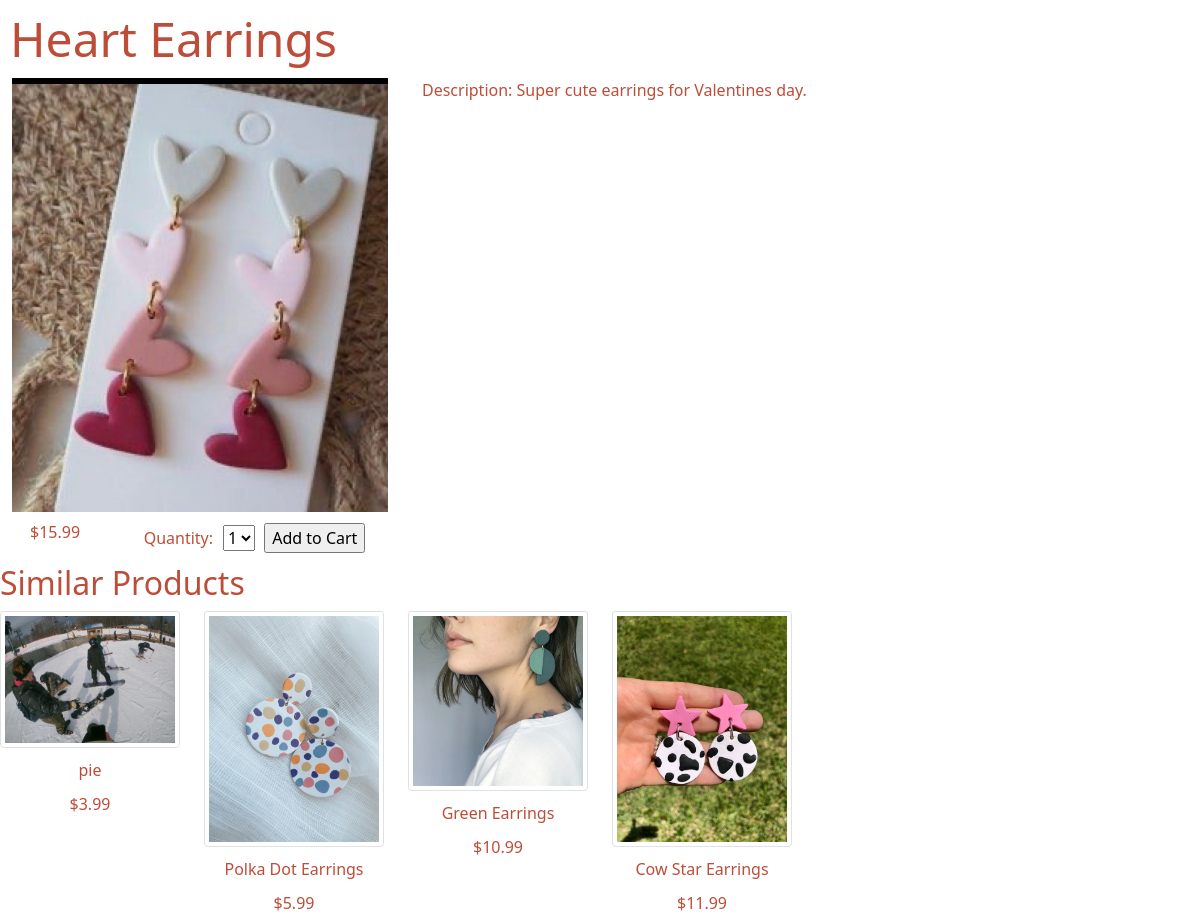
The page /show/product/22 on the database its author committed.
### store/models.py (models this page shows)
class Product(models.Model):
    name = models.CharField(max_length=255)
    slug = models.SlugField()
    description = models.TextField()
    product_type = models.CharField(max_length=255)
    price = models.DecimalField(max_digits=6, decimal_places=2)
    size = models.CharField(max_length=10, null=True)
    stock = models.IntegerField()
    product_image = models.ImageField(upload_to='images/', null=True)
    created_at = models.DateTimeField(auto_now_add=True)
    updated_at = models.DateTimeField(auto_now=True)

### store/views.py (the view)
# urls.py: path('show/product/<int:id>', views.show_product),
def show_product(request, id):
    product = Product.objects.get(id=id)
    cart_product_form = CartAddProductForm()
    similar_products = Product.objects.all().filter(product_type = product.product_type).exclude(name = product.name)[:4]
    return render(request, 'show.html', {'product':product, 'cart_product_form':cart_product_form, 'all_products':similar_products})

### cart/forms.py
class CartAddProductForm(forms.Form):
    quantity= forms.TypedChoiceField(choices=PRODUCT_QUANTITY_CHOICES, coerce=int)
    override = forms.BooleanField(required=False, initial=False, widget=forms.HiddenInput)

### cart/context_processors.py (called while the page is built)
def cart(request):
    return {'cart':Cart(request)}

### store/templates/show.html (shortened to what this page needs)
<!DOCTYPE html>
<html lang="en">
<head>
    <link href="https://cdn.jsdelivr.net/npm/bootstrap@5.1.3/dist/css/bootstrap.min.css" rel="stylesheet">
    {% load static %}
    <link rel="stylesheet" type="text/css" href="{% static 'css/style_show.css' %}">
</head>
<body>
    <h1>{{product.name}}</h1>
    <div class="container-fluid">
        <div class="row align-content-center">
            <img src="http://127.0.0.1:8000/media/{{ product.product_image }}" alt="{{product.name}}" class="main_product">
            <p class="col-6">Description: {{product.description}}</p>
        </div>
        <div class="row p-2">
            <p class="col-1">${{product.price}}</p>
            <form action="{% url 'cart:cart_add' product.id %}" method="post" class="col-6">
                {{ cart_product_form }}
                <input type="submit" value="Add to Cart">
            </form>
        </div>
    </div>
    <div class=".d-none .d-sm-block">
        <h2 class="d-none d-md-block">Similar Products</h2>
        <div class="row d-none d-md-flex">
            {% for product in all_products %}
                    <div class="text-center col-sm-1 col-md-3 col-lg-2" >
                            <a href="/show/product/{{product.id}}">
                                <img src="http://127.0.0.1:8000/media/{{ product.product_image }}" alt="{{ product.name }}" class="img-thumbnail card-img-top">
                            </a>
                            <p class="card-title">{{product.name}}</p>
                            <p class="card-text">${{product.price}}</p>
                    </div>
            {% endfor %}
        </div>
    </div>
</body>
</html>

### static/css/style_show.css (style rules this page uses)
body { color: rgb(189, 77, 57); }
.main_product { min-width: 200px; max-width: 400px; }
p { text-size-adjust: 50%; margin: 10px; }
h1 { font-size: 3rem; margin: 10px; }
label { text-size-adjust: 50%; margin: 5px; }
select { text-size-adjust: 50%; margin: 5px; }

### rows shown on the page
Product: name "Heart Earrings", product_image (picture), description "Super cute earrings for Valentines day.", price "15.99"
Product: product_image (picture), name "pie", price "3.99"
Product: product_image (picture), name "Polka Dot Earrings", price "5.99"
Product: product_image (picture), name "Green Earrings", price "10.99"
Product: product_image (picture), name "Cow Star Earrings", price "11.99"
